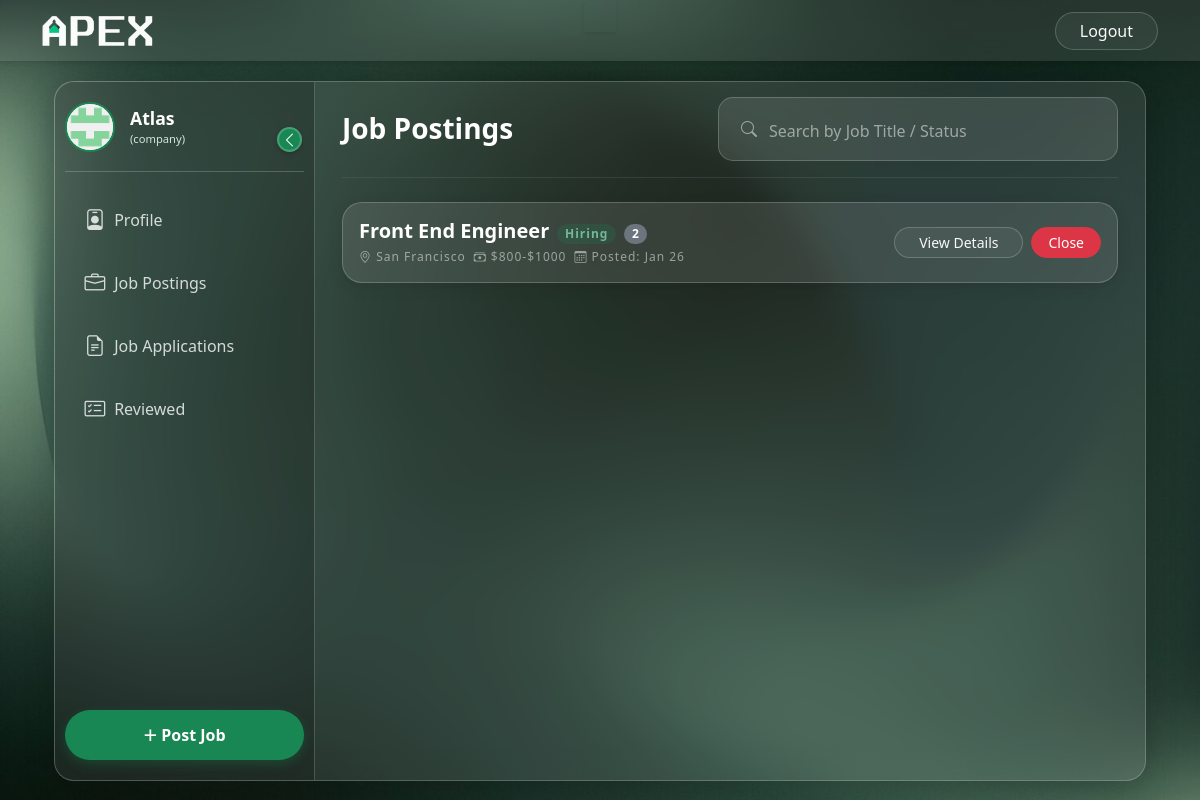
The page /company/job_postings (signed in) on the database its author committed.
### controller/models.py (models this page shows, shortened)
class User(UserMixin,db.Model):
    id = db.Column(db.Integer, primary_key=True, autoincrement=True)
    name = db.Column(db.String(80), nullable=False)
    email = db.Column(db.String(120), unique=True, nullable=False)
    password = db.Column(db.String(200), nullable=False)
    contact = db.Column(db.String(10), nullable=False)
    created_at = db.Column(db.DateTime, nullable=False, default=db.func.current_timestamp())
    blacklisted = db.Column(db.Boolean, default=False)
    image_url = db.Column(db.String(225))
    fs_uniquifier = db.Column(db.String(255), unique=True, nullable=False, default=lambda: secrets.token_urlsafe(16))
    last_login_at = db.Column(db.DateTime)
    student_details = db.relationship('Student', backref='user', lazy=True, uselist=False)
    company_details = db.relationship('Company', backref='user', lazy=True, uselist=False)
    roles = db.relationship('Role', secondary='user_roles', backref='user', lazy=True, uselist=False)

class JobPosition(db.Model):
    id = db.Column(db.Integer, primary_key=True, autoincrement=True)
    company_id = db.Column(db.Integer, db.ForeignKey('company.id'), nullable=False)
    requirements = db.Column(db.String(200), nullable=False)
    job_location = db.Column(db.String(200), nullable=False)
    job_description = db.Column(db.String(700))
    job_title = db.Column(db.String(100), nullable=False)
    job_pay = db.Column(db.String(40), nullable=False)
    job_type = db.Column(db.String(7), nullable=False) # Remote , Onsite , Hybrid
    created_at = db.Column(db.DateTime, nullable=False, default=db.func.current_timestamp())
    job_status = db.Column(db.String(10), default='Hiring') # Hiring , Closed
    status = db.Column(db.String(20), default='Pending') # 'Pending', 'Approved', 'Rejected'
    job_timing = db.Column(db.String(30), nullable=False)
    views = db.Column(db.Integer, default=0)
    is_deleted = db.Column(db.Boolean, default=False)

### routes/company_routes.py (the view)
@company_bp.route('/job_postings')
@company_required
def job_postings():
    company_id = current_user.company_details.id
    query = JobPosition.query.filter_by(company_id=company_id)
    search_query = request.args.get('q', '')
    if search_query:
        search = f"%{search_query}%"
        query = query.filter(
                (JobPosition.job_title.ilike(search)) |   # Job Title
                (JobPosition.job_status.ilike(search))   # Status (Hiring/Closed)
        )
    all_jobs = query.order_by(JobPosition.created_at.desc()).all()
    pending_jobs = [job for job in all_jobs if job.status == "Pending"]
    active_jobs = [job for job in all_jobs if job.status == "Approved"]
    return render_template('company/job_postings.html',
                            user=current_user,
                            pending_jobs=pending_jobs,
                            active_jobs=active_jobs,
                            search=search_query,
                            jobs = all_jobs)

### app.py (called while the page is built)
@login_manager.user_loader
def load_user(user_id):
    return User.query.get(int(user_id))

### routes/main_routes.py (called while the page is built, shortened)
@app.context_processor
def inject_notifications():
    return dict(unread_count=0)

### templates/company/job_postings.html (shortened to what this page needs)
{% extends 'company/dashboard.html' %}
{% block dashboard_content %}
<div class="container-fluid fade-in">
    <div class="d-flex justify-content-between align-items-center mb-3 flex-wrap gap-3">
        <h3 class="text-white fw-bold mb-0">Job Postings</h3>
        <form action="{{ url_for('company_bp.job_postings') }}" method="GET" class="flex-grow-1" style="max-width: 400px;">
            <div class="glass-input-group">
                <span class="input-group-text bg-transparent border-0 text-white-50"><i class="bi bi-search"></i>
                    <input type="text" name="q" class="form-control bg-transparent border-0 text-white shadow-none" placeholder="Search by Job Title / Status">
                </span>
            </div>
        </form>
    </div>
    <hr class="border-secondary opacity-25 mb-4">
    {% if jobs %}
        <div class="d-flex flex-column gap-3">
            {% for job in active_jobs %}
            <div class="glass-card p-3 position-relative">
                <div class="row g-3 align-items-center text-center text-md-start">
                    <div class="col-12 col-md">
                        <div class="d-flex flex-column flex-md-row align-items-center align-items-md-baseline gap-2">
                            <h5 class="text-white fw-bold mb-0">{{ job.job_title }}</h5>
                            {% if job.job_status == "Hiring"%}
                            <span class="badge bg-success-subtle rounded-pill text-xs">{{ job.job_status }}</span>
                            {% endif %}
                            {% if job.views %}
                            <span class="badge bg-secondary rounded-pill text-s">{{job.views}}</span>
                            {% endif %}
                        </div>
                        <div class="d-flex flex-wrap justify-content-center justify-content-md-start gap-2 text-white-50 text-xs mt-1">
                            <span><i class="bi bi-geo-alt "></i> {{ job.job_location }}</span>
                            <span><i class="bi bi-cash-stack "></i> {{ job.job_pay }}</span>
                            <span><i class="bi bi-calendar3 "></i> Posted: {{ job.created_at.strftime('%b %d') }}</span>
                        </div>
                    </div>
                    <div class="col-12 col-md-auto">
                        <div class="d-flex flex-wrap justify-content-center justify-content-md-end gap-2">
                            <a href="{{ url_for('company_bp.view_job', id=job.id) }}" class="btn btn-outline-light btn-sm px-4 rounded-pill glass-btn flex-grow-1 flex-md-grow-0">
                                View Details
                            </a>
                            <button
                                class="btn btn-danger btn-sm px-3 rounded-pill flex-grow-1 flex-md-grow-0"
                                data-url="{{ url_for('company_bp.close_job', id=job.id) }}"
                                data-title="Close Job Posting"
                                data-message="Are you sure you want to permanently close the role for '{{ job.job_title }}'?"
                                data-btn-class="btn-danger"
                                data-btn-text="Close"
                                onclick="openConfirmModal(this)">
                                Close
                            </button>
                        </div>
                    </div>
                </div>
            </div>
            {% endfor %}
        </div>
    {% endif %}
</div>
{% endblock %}

### templates/company/dashboard.html (shortened to what this page needs)
{% extends 'base.html' %}
{% block content %}
<div class="container-fluid px-8">
    <div class="dashboard-wrapper">
            <aside class="sidebar" id="sidebar">
                <div class="user-profile-section">
                    <img src="{{user.image_url}}" alt="Profile" class="user-avatar">
                    <div class="user-info">
                        <p class="user-name text-truncate">{{user.name.split()[0]}}</p>
                        <p class="user-role">(company)</p>
                    </div>
                    <button class="toggle-btn" id="sidebarToggle" >
                        <i class="bi bi-chevron-left"></i>
                    </button>
                </div>
                <div class="nav-section">
                    <a href="{{ url_for('company_bp.profile') }}" class="sidebar-link {% if active_page == 'profile' %}active{% endif %}">
                        <i class="bi bi-person-badge"></i>
                        <span class="nav-text">&nbsp;Profile</span>
                    </a>
                    <a href="{{ url_for('company_bp.job_postings') }}" class="sidebar-link {% if active_page == 'jobs' %}active{% endif %}">
                        <i class="bi bi-briefcase"></i>
                        <span class="nav-text">&nbsp;Job Postings</span>
                    </a>
                    <a href="{{ url_for('company_bp.applications') }}" class="sidebar-link {% if active_page == 'applications' %}active{% endif %}">
                        <i class="bi bi-file-earmark-text"></i>
                        <span class="nav-text">&nbsp;Job Applications</span>
                    </a>
                    <a href="{{ url_for('company_bp.reviewed') }}" class="sidebar-link {% if active_page == 'notifications' %}active{% endif %}">
                        <i class="bi bi-card-checklist"></i>
                        <span class="nav-text">&nbsp;Reviewed</span>
                    </a>
                </div>
                <div class="create-btn-container">
                    <a href="/company/jobs/create" class="btn-create" title="Create New">
                        <span class="btn-icon">+</span>
                        <span class="btn-text">&nbsp;Post Job</span>
                    </a>
                </div>
            </aside>
            <main class="main-content">
                {% block dashboard_content %}
                {% endblock %}
            </main>
        </div>
    </div>
    {% endblock %}

### static/css/style.css (style rules this page uses)
:root { --primary-green: #198754; --dark-green: #0f5132; --forest-green: #2E8B57; --navbar-bg: #206a5d; --teal-green: #206a5d; --light-green: #d1e7dd; --glass-bg: rgba(255, 255, 255, 0.1); --glass-border: rgba(255, 255, 255, 0.2); --text-white: #ffffff; --text-muted: rgba(255, 255, 255, 0.7); }
body,html { overscroll-behavior: none; background-image: url("../uploads/Background.jpg"); background-repeat: no-repeat; background-size: cover; background-attachment: fixed; min-height: 100vh; font-family: 'Segoe UI', Tahoma, Geneva, Verdana, sans-serif; }
.form-control { padding-top: 10px; }
.dashboard-wrapper { display: flex; background: var(--glass-bg); backdrop-filter: blur(15px); -webkit-backdrop-filter: blur(15px); border: 1px solid var(--glass-border); box-shadow: 0 8px 32px rgba(0,0,0,0.2); margin-top: 20px; height: calc(100vh - 100px); border-radius: 20px; overflow: hidden; position: relative; }
.sidebar { width: 260px; background: rgba(0, 0, 0, 0.2); border-right: 1px solid var(--glass-border); display: flex; flex-direction: column; transition: width 0.3s ease; padding: 20px 10px; position: relative; z-index: 100; flex-shrink: 0; }
.toggle-btn { position: absolute; right: 2px; top: 25px; background: var(--primary-green); border: 2px solid rgba(255,255,255,0.2); color: white; width: 25px; height: 25px; border-radius: 50%; display: flex; align-items: center; justify-content: center; cursor: pointer; z-index: 200; transition: 0.3s; box-shadow: 0 2px 5px rgba(0,0,0,0.2); }
.user-profile-section { display: flex; align-items: center; padding-bottom: 20px; margin-bottom: 20px; border-bottom: 1px solid var(--glass-border); position: relative; height: 70px; overflow: hidden; }
.user-avatar { width: 50px; height: 50px; border-radius: 50%; object-fit: cover; border: 2px solid var(--primary-green); background: #eee; flex-shrink: 0; }
.user-info { margin-left: 15px; overflow: hidden; white-space: nowrap; }
.user-name { font-weight: 600; color: white; margin: 0; font-size: 1.1rem; }
.user-role { font-size: 0.7rem; color: var(--light-green); margin: 0; }
.nav-section { flex-grow: 1; }
.sidebar-link { display: flex; align-items: center; color: rgba(255,255,255,0.8); text-decoration: none; padding: 12px 15px; margin-bottom: 8px; border-radius: 12px; transition: all 0.2s; white-space: nowrap; position: relative; z-index: 101; }
.sidebar-link i { font-size: 1.3rem; min-width: 30px; text-align: center; }
.create-btn-container { margin-top: auto; }
.btn-create { display: flex; align-items: center; justify-content: center; background: var(--primary-green); color: white; border: none; height: 50px; width: 100%; border-radius: 25px; font-weight: 600; transition: all 0.3s; text-decoration: none; overflow: hidden; white-space: nowrap; box-shadow: 0 4px 12px rgba(25, 135, 84, 0.3); z-index: 101; }
.btn-icon { font-size: 1.5rem; font-weight: 300; line-height: 1; }
.main-content { flex-grow: 1; padding: 15px; overflow-y: auto; }
.glass-card { background: var(--glass-bg); border: 1px solid var(--glass-border); border-radius: 20px; padding: 25px; box-shadow: 0 4px 15px rgba(0,0,0,0.1); }
.text-xs { font-size: 0.75rem; letter-spacing: 1px; }
.glass-btn { background: rgba(255,255,255,0.05); border: 1px solid rgba(255,255,255,0.2); transition: all 0.3s; }
.fade-in { animation: fadeIn 0.5s ease-in-out; }
.text-truncate { white-space: nowrap; overflow: hidden; text-overflow: ellipsis; display: block; }
.glass-input-group { background: rgba(255, 255, 255, 0.1); border: 1px solid rgba(255, 255, 255, 0.2); border-radius: 15px; padding: 5px 10px; transition: 0.3s; width: 100%; }
.glass-input-group input::placeholder { color: rgba(255, 255, 255, 0.5); }
.bg-success-subtle { background-color: rgba(25, 135, 84, 0.2) !important; color: #75b798 !important; }
.position-relative { position: relative !important; }

### rows shown on the page
User: image_url (picture), name "Atlas"
JobPosition: job_title "Front End Engineer", job_status "Hiring", views "2", job_location "San Francisco", job_pay "$800-$1000", created_at "Jan 26"
